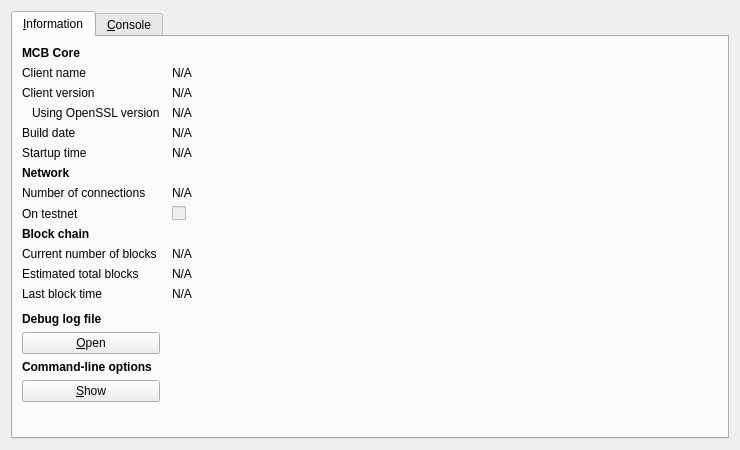
<?xml version="1.0" encoding="UTF-8"?>
<ui version="4.0">
 <class>RPCConsole</class>
 <widget class="QDialog" name="RPCConsole">
  <property name="geometry">
   <rect>
    <x>0</x>
    <y>0</y>
    <width>740</width>
    <height>450</height>
   </rect>
  </property>
  <property name="windowTitle">
   <string>MCB - Debug window</string>
  </property>
  <property name="styleSheet">
   <string notr="true">background-image: url(:/images/2s);</string>
  </property>
  <layout class="QVBoxLayout" name="verticalLayout_2">
   <item>
    <widget class="QTabWidget" name="tabWidget">
     <property name="currentIndex">
      <number>0</number>
     </property>
     <widget class="QWidget" name="tab_info">
      <attribute name="title">
       <string>&amp;Information</string>
      </attribute>
      <layout class="QGridLayout" name="gridLayout" columnstretch="0,1">
       <property name="horizontalSpacing">
        <number>12</number>
       </property>
       <item row="0" column="0">
        <widget class="QLabel" name="label_9">
         <property name="font">
          <font>
           <weight>75</weight>
           <bold>true</bold>
          </font>
         </property>
         <property name="text">
          <string>MCB Core</string>
         </property>
        </widget>
       </item>
       <item row="1" column="0">
        <widget class="QLabel" name="label_5">
         <property name="text">
          <string>Client name</string>
         </property>
        </widget>
       </item>
       <item row="1" column="1">
        <widget class="QLabel" name="clientName">
         <property name="cursor">
          <cursorShape>IBeamCursor</cursorShape>
         </property>
         <property name="text">
          <string>N/A</string>
         </property>
         <property name="textFormat">
          <enum>Qt::PlainText</enum>
         </property>
         <property name="textInteractionFlags">
          <set>Qt::LinksAccessibleByMouse|Qt::TextSelectableByKeyboard|Qt::TextSelectableByMouse</set>
         </property>
        </widget>
       </item>
       <item row="2" column="0">
        <widget class="QLabel" name="label_6">
         <property name="text">
          <string>Client version</string>
         </property>
        </widget>
       </item>
       <item row="2" column="1">
        <widget class="QLabel" name="clientVersion">
         <property name="cursor">
          <cursorShape>IBeamCursor</cursorShape>
         </property>
         <property name="text">
          <string>N/A</string>
         </property>
         <property name="textFormat">
          <enum>Qt::PlainText</enum>
         </property>
         <property name="textInteractionFlags">
          <set>Qt::LinksAccessibleByMouse|Qt::TextSelectableByKeyboard|Qt::TextSelectableByMouse</set>
         </property>
        </widget>
       </item>
       <item row="3" column="0">
        <widget class="QLabel" name="label_14">
         <property name="text">
          <string>Using OpenSSL version</string>
         </property>
         <property name="indent">
          <number>10</number>
         </property>
        </widget>
       </item>
       <item row="3" column="1">
        <widget class="QLabel" name="openSSLVersion">
         <property name="cursor">
          <cursorShape>IBeamCursor</cursorShape>
         </property>
         <property name="text">
          <string>N/A</string>
         </property>
         <property name="textFormat">
          <enum>Qt::PlainText</enum>
         </property>
         <property name="textInteractionFlags">
          <set>Qt::LinksAccessibleByMouse|Qt::TextSelectableByKeyboard|Qt::TextSelectableByMouse</set>
         </property>
        </widget>
       </item>
       <item row="4" column="0">
        <widget class="QLabel" name="label_12">
         <property name="text">
          <string>Build date</string>
         </property>
        </widget>
       </item>
       <item row="4" column="1">
        <widget class="QLabel" name="buildDate">
         <property name="cursor">
          <cursorShape>IBeamCursor</cursorShape>
         </property>
         <property name="text">
          <string>N/A</string>
         </property>
         <property name="textFormat">
          <enum>Qt::PlainText</enum>
         </property>
         <property name="textInteractionFlags">
          <set>Qt::LinksAccessibleByMouse|Qt::TextSelectableByKeyboard|Qt::TextSelectableByMouse</set>
         </property>
        </widget>
       </item>
       <item row="5" column="0">
        <widget class="QLabel" name="label_13">
         <property name="text">
          <string>Startup time</string>
         </property>
        </widget>
       </item>
       <item row="5" column="1">
        <widget class="QLabel" name="startupTime">
         <property name="cursor">
          <cursorShape>IBeamCursor</cursorShape>
         </property>
         <property name="text">
          <string>N/A</string>
         </property>
         <property name="textFormat">
          <enum>Qt::PlainText</enum>
         </property>
         <property name="textInteractionFlags">
          <set>Qt::LinksAccessibleByMouse|Qt::TextSelectableByKeyboard|Qt::TextSelectableByMouse</set>
         </property>
        </widget>
       </item>
       <item row="6" column="0">
        <widget class="QLabel" name="label_11">
         <property name="font">
          <font>
           <weight>75</weight>
           <bold>true</bold>
          </font>
         </property>
         <property name="text">
          <string>Network</string>
         </property>
        </widget>
       </item>
       <item row="7" column="0">
        <widget class="QLabel" name="label_7">
         <property name="text">
          <string>Number of connections</string>
         </property>
        </widget>
       </item>
       <item row="7" column="1">
        <widget class="QLabel" name="numberOfConnections">
         <property name="cursor">
          <cursorShape>IBeamCursor</cursorShape>
         </property>
         <property name="text">
          <string>N/A</string>
         </property>
         <property name="textFormat">
          <enum>Qt::PlainText</enum>
         </property>
         <property name="textInteractionFlags">
          <set>Qt::LinksAccessibleByMouse|Qt::TextSelectableByKeyboard|Qt::TextSelectableByMouse</set>
         </property>
        </widget>
       </item>
       <item row="8" column="0">
        <widget class="QLabel" name="label_8">
         <property name="text">
          <string>On testnet</string>
         </property>
        </widget>
       </item>
       <item row="8" column="1">
        <widget class="QCheckBox" name="isTestNet">
         <property name="enabled">
          <bool>false</bool>
         </property>
         <property name="text">
          <string/>
         </property>
        </widget>
       </item>
       <item row="9" column="0">
        <widget class="QLabel" name="label_10">
         <property name="font">
          <font>
           <weight>75</weight>
           <bold>true</bold>
          </font>
         </property>
         <property name="text">
          <string>Block chain</string>
         </property>
        </widget>
       </item>
       <item row="10" column="0">
        <widget class="QLabel" name="label_3">
         <property name="text">
          <string>Current number of blocks</string>
         </property>
        </widget>
       </item>
       <item row="10" column="1">
        <widget class="QLabel" name="numberOfBlocks">
         <property name="cursor">
          <cursorShape>IBeamCursor</cursorShape>
         </property>
         <property name="text">
          <string>N/A</string>
         </property>
         <property name="textFormat">
          <enum>Qt::PlainText</enum>
         </property>
         <property name="textInteractionFlags">
          <set>Qt::LinksAccessibleByMouse|Qt::TextSelectableByKeyboard|Qt::TextSelectableByMouse</set>
         </property>
        </widget>
       </item>
       <item row="11" column="0">
        <widget class="QLabel" name="label_4">
         <property name="text">
          <string>Estimated total blocks</string>
         </property>
        </widget>
       </item>
       <item row="11" column="1">
        <widget class="QLabel" name="totalBlocks">
         <property name="cursor">
          <cursorShape>IBeamCursor</cursorShape>
         </property>
         <property name="text">
          <string>N/A</string>
         </property>
         <property name="textFormat">
          <enum>Qt::PlainText</enum>
         </property>
         <property name="textInteractionFlags">
          <set>Qt::LinksAccessibleByMouse|Qt::TextSelectableByKeyboard|Qt::TextSelectableByMouse</set>
         </property>
        </widget>
       </item>
       <item row="12" column="0">
        <widget class="QLabel" name="label_2">
         <property name="text">
          <string>Last block time</string>
         </property>
        </widget>
       </item>
       <item row="12" column="1">
        <widget class="QLabel" name="lastBlockTime">
         <property name="cursor">
          <cursorShape>IBeamCursor</cursorShape>
         </property>
         <property name="text">
          <string>N/A</string>
         </property>
         <property name="textFormat">
          <enum>Qt::PlainText</enum>
         </property>
         <property name="textInteractionFlags">
          <set>Qt::LinksAccessibleByMouse|Qt::TextSelectableByKeyboard|Qt::TextSelectableByMouse</set>
         </property>
        </widget>
       </item>
       <item row="13" column="0">
        <spacer name="verticalSpacer_2">
         <property name="orientation">
          <enum>Qt::Vertical</enum>
         </property>
         <property name="sizeHint" stdset="0">
          <size>
           <width>20</width>
           <height>20</height>
          </size>
         </property>
        </spacer>
       </item>
       <item row="14" column="0">
        <widget class="QLabel" name="labelDebugLogfile">
         <property name="font">
          <font>
           <weight>75</weight>
           <bold>true</bold>
          </font>
         </property>
         <property name="text">
          <string>Debug log file</string>
         </property>
        </widget>
       </item>
       <item row="15" column="0">
        <widget class="QPushButton" name="openDebugLogfileButton">
         <property name="toolTip">
          <string>Open the MCB debug log file from the current data directory. This can take a few seconds for large log files.</string>
         </property>
         <property name="text">
          <string>&amp;Open</string>
         </property>
         <property name="autoDefault">
          <bool>false</bool>
         </property>
        </widget>
       </item>
       <item row="16" column="0">
        <widget class="QLabel" name="labelCLOptions">
         <property name="font">
          <font>
           <weight>75</weight>
           <bold>true</bold>
          </font>
         </property>
         <property name="text">
          <string>Command-line options</string>
         </property>
        </widget>
       </item>
       <item row="17" column="0">
        <widget class="QPushButton" name="showCLOptionsButton">
         <property name="toolTip">
          <string>Show the MCB-Qt help message to get a list with possible MCB command-line options.</string>
         </property>
         <property name="text">
          <string>&amp;Show</string>
         </property>
         <property name="autoDefault">
          <bool>false</bool>
         </property>
        </widget>
       </item>
       <item row="18" column="0">
        <spacer name="verticalSpacer">
         <property name="orientation">
          <enum>Qt::Vertical</enum>
         </property>
         <property name="sizeHint" stdset="0">
          <size>
           <width>20</width>
           <height>40</height>
          </size>
         </property>
        </spacer>
       </item>
      </layout>
     </widget>
     <widget class="QWidget" name="tab_console">
      <attribute name="title">
       <string>&amp;Console</string>
      </attribute>
      <layout class="QVBoxLayout" name="verticalLayout_3">
       <property name="spacing">
        <number>3</number>
       </property>
       <item>
        <widget class="QTextEdit" name="messagesWidget">
         <property name="minimumSize">
          <size>
           <width>0</width>
           <height>100</height>
          </size>
         </property>
         <property name="readOnly">
          <bool>true</bool>
         </property>
         <property name="tabKeyNavigation" stdset="0">
          <bool>false</bool>
         </property>
         <property name="columnCount" stdset="0">
          <number>2</number>
         </property>
        </widget>
       </item>
       <item>
        <layout class="QHBoxLayout" name="horizontalLayout">
         <property name="spacing">
          <number>3</number>
         </property>
         <item>
          <widget class="QLabel" name="label">
           <property name="text">
            <string notr="true">&gt;</string>
           </property>
          </widget>
         </item>
         <item>
          <widget class="QLineEdit" name="lineEdit"/>
         </item>
         <item>
          <widget class="QPushButton" name="clearButton">
           <property name="maximumSize">
            <size>
             <width>24</width>
             <height>24</height>
            </size>
           </property>
           <property name="toolTip">
            <string>Clear console</string>
           </property>
           <property name="text">
            <string/>
           </property>
           <property name="icon">
            <iconset resource="../bitcoin.qrc">
             <normaloff>:/icons/remove</normaloff>:/icons/remove</iconset>
           </property>
           <property name="shortcut">
            <string notr="true">Ctrl+L</string>
           </property>
           <property name="autoDefault">
            <bool>false</bool>
           </property>
          </widget>
         </item>
        </layout>
       </item>
      </layout>
     </widget>
    </widget>
   </item>
  </layout>
 </widget>
 <resources>
  <include location="../bitcoin.qrc"/>
 </resources>
 <connections/>
</ui>
